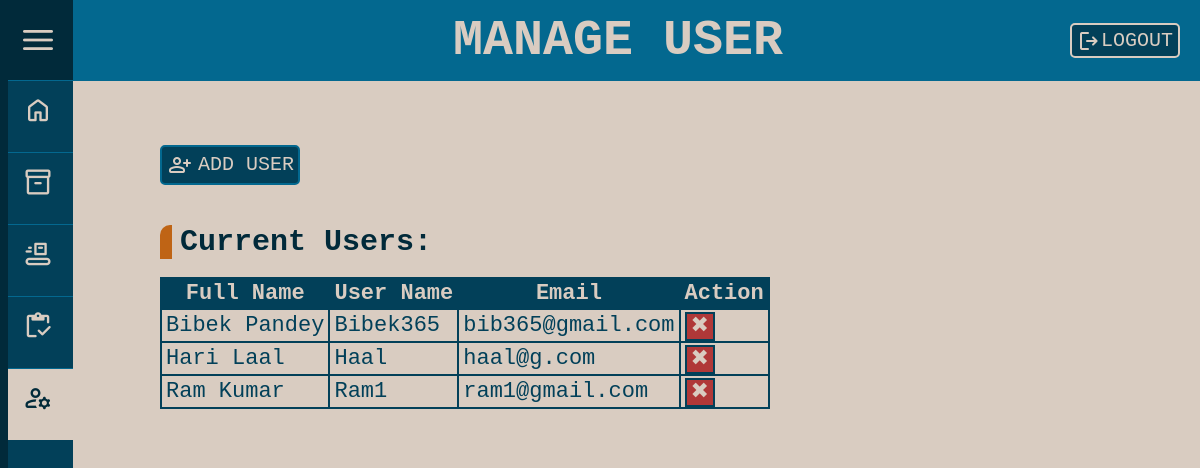
The app's page /AdminPanel/userManage.php (signed in) with its own data.
### tables this page shows
CREATE TABLE `userregister` (
  `fullName` varchar(100) NOT NULL,
  `userName` varchar(100) NOT NULL,
  `email` varchar(100) NOT NULL,
  `password` varchar(100) NOT NULL
);

### AdminPanel/userManage.php (the view, shortened to what this page needs)
<?php
    require("../connection.php");
?>
<!DOCTYPE html>
<html lang="en">
<head>
    <link rel="stylesheet" href="adminStyle.css">
    <link rel="stylesheet" href="userManage.css">
</head>
<body>
    <div class="sidebar">
        <label for="check">
            <span class="material-symbols-rounded" id="open" onclick="openNav()">menu</span>
        </label>
        <div id="sidebarHeader">
        </div>
        <ul>
            <li><a href="adminHome.php"><span class="material-symbols-rounded">home</span> <label> HOME </label> </a></li>
            <li><a href="products.php"><span class="material-symbols-rounded">inventory_2</span> <label> PRODUCTS </label> </a></li>
            <li><a href="suppliers.php"><span class="material-symbols-rounded">conveyor_belt</span> <label> SUPPLIERS </label> </a></li>
            <li><a href="reports.php"><span class="material-symbols-rounded">inventory</span> <label> REPORTS </label> </a></li>
            <li><a href="userManage.php" id="currentPage"><span class="material-symbols-rounded">manage_accounts</span> <label> USERS </label> </a></li>
        </ul>
    </div>
    <div class="main">
        <div class="header">
            <h1>MANAGE USER</h1><br><br>
            <form method="post">
                <button type="submit" name="Logout">
                    <span class="material-symbols-rounded">logout</span>
                    LOGOUT
                </button>
            </form>
        </div>
        <div class="content">
            <div class="addButton">
                <form method="post">
                    <button type="submit" name="AddUser">
                        <span class="material-symbols-rounded">person_add</span>
                        ADD USER
                    </button>
                </form>
            </div>
            <div class="userTable">
                <h2>Current Users:</h2><br>
                <table>
                    <thead>
                        <th>Full Name</th>
                        <th>User Name</th>
                        <th>Email</th>
                        <th>Action</th>
                    </thead>
                    <tbody>
                        <?php
                            $sql = "SELECT * FROM `userregister`";
                            $res = mysqli_query($conn, $sql);
                            if(mysqli_num_rows($res) > 0)
                            {
                                while($res_fetch = mysqli_fetch_assoc($res))
                                {
                                    echo "
                                    <tr>
                                        <td>$res_fetch[fullName]</td>
                                        <td>$res_fetch[userName]</td>
                                        <td>$res_fetch[email]</td>
                                        <td>
                                            <a href='userManage.php?id=$res_fetch[userName]'>✖</a>
                                        </td>
                                    </tr>";
                                }
                            }
                        ?>
                    </tbody>
                </table>
            </div>
        </div>
    </div>
</body>
</html>

### AdminPanel/adminStyle.css (style rules this page uses)
* { list-style: none; font-family: "Monaco", monospace; margin: 0; padding: 0; text-decoration: none; }
body { background-color: #D9CCC1; display: flex; }
.sidebar { z-index: 1; position: fixed; width: 65px; height: 100%; background-color: #024059; border-left: 8px solid #012a3a; transition-duration: 0.5s; }
.sidebar #sidebarHeader { line-height: 80px; background-color: #012a3a; }
.sidebar ul a { display: block; line-height: 65px; height: 100%; color: #D9CCC1; font-size: 20px; padding-left: 15px; border-top: 1px solid #03688f; transition-duration: 0.6s; }
#currentPage { background: #D9CCC1; color: #012A3A; }
.sidebar ul a .material-symbols-rounded { vertical-align: text-bottom; font-size: 30px; }
.sidebar label #open, label #close { position: absolute; top: 20px; color: #D9CCC1; font-size: 40px; cursor: pointer; transition-duration: 0.5s; }
#open { left: 10px; }
.main { margin-left: 80px; transition-duration: 0.5s; display: flex; }
.header { margin-left:-50px; padding-left: 50px; height: 80.5px;; position: fixed; display: flex; top: 0px; width: 100%; color: #D9CCC1; background-color: #03688f; }
.header h1 { position: relative; align-self: center; left: 29%; font-size: 50px; width: 380px; text-align: center; }
.header form { position: fixed; right: 80px; width: 50px; align-self: center; }
.header form button { display: flex; width: 110px; height: 35px; font-size: 20px; border-radius: 5px; justify-content: center; padding-top: 4px; border: 2px solid #D9CCC1; color: #D9CCC1; background-color: #024059; transition-duration: 0.5s; }
.content { position: fixed; display: flex; top: 85px; width: 100%; height: 100%; }
.content table a { width: 30px; height: 30px; background-color: rgb(176, 56, 56); border: 2px solid #024059; color: #D9CCC1; padding: 0px 4px; transition-duration: 0.3s; }
.content table, th, td { border-collapse: collapse; border: 2px solid #024059; padding: 2px 4px; }
.content table th { background-color: #024059; color: #D9CCC1; }
.content table tr td { color: #024059; }
.content table { font-size: 22px; }
.content h2 { color: #012A3A; font-size: 30px; border-left: 12px solid #BF6415; border-top-left-radius: 10px; padding-left: 8px; }

### AdminPanel/userManage.css (style rules this page uses)
.content { display: block; padding: 40px 40px; }
.content form button { display: flex; flex-direction: row; justify-content: left; margin: 20px 40px; width: 140px; height: 40px; border-radius: 5px; padding: 6px 0px; font-size: 20px; border: 2px solid #03688f; color: #D9CCC1; background-color: #024059; transition-duration: 0.5s; }
.content form button .material-symbols-rounded { margin: 0px 6px; }
.content .userTable { margin: 40px 40px; }

### records on screen
userregister: fullName "Bibek Pandey", userName "Bibek365", email "bib365@gmail.com"
userregister: fullName "Hari Laal", userName "Haal", email "haal@g.com"
userregister: fullName "Ram Kumar", userName "Ram1", email "ram1@gmail.com"
